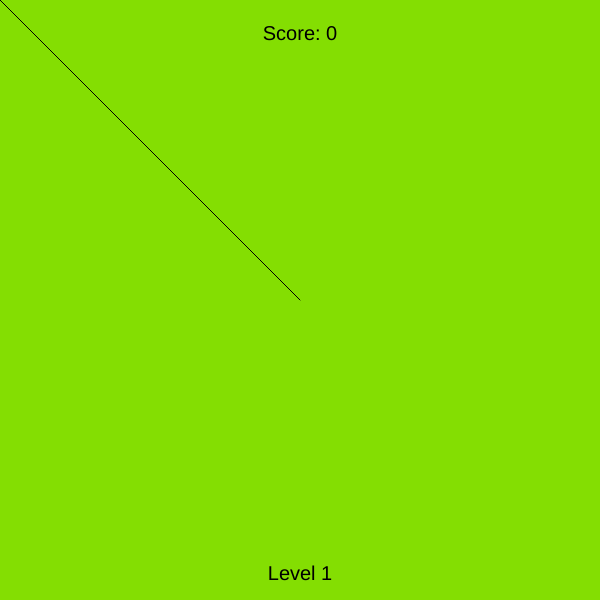
Frame 1 (no input)
Frame 60 (no input): identical to frame 1, image omitted
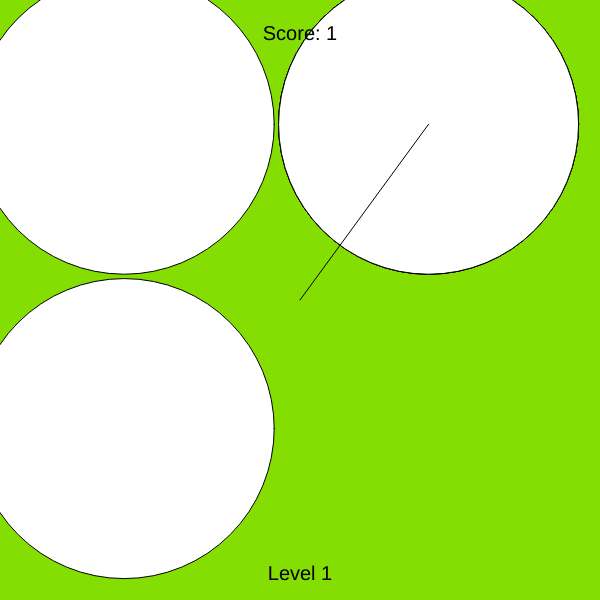
Frame 120 (the mouse pressed at the canvas centre since frame 60)

The p5.js sketch that drew these frames (run headless with seeded random() and noise() and a simulated clock; from frame 60 on, the mouse is pressed at the canvas centre):

// p5.js sketch
// ── sketch.js
var ballx = 300;
var bally = 300;
var ballSize = 40;
var score =0;
var gameState= "L1";


function setup() {
  createCanvas(600, 600);
  textAlign(CENTER);
  textSize(20);
} // end setup


function draw() {
  background(132,222,2);
  if (gameState=="L1"){
  levelOne();
  } 
  if (gameState=="L2"){
   levelTwo(); 
  }
  if (gameState=="L3"){
   levelThree(); 
  }
  
  text(("Score: " + score), width/2, 40);
  

} // end draw


function levelOne(){
  text("Level 1", width/2, height-20);
  var distToBall= dist(ballx, bally, mouseX, mouseY);
  if (distToBall <ballSize/2){
    ballx = random(width);
    bally= random(height);
    score= score +1;
  }
  if(score>5){
// call level 2
 // fill(random(255));
 gameState= "L2";
  }
  ellipse(bally,bally, mouseX)
  ellipse(ballx, bally, mouseY)
  ellipse(bally, ballx, mouseX)
  ellipse(ballx, bally, mouseY)
  ellipse(ballx, bally, mouseY);
  ellipse(ballx, bally, mouseX);
  line(ballx, bally, mouseX,mouseY)
  
} // end level one

function levelTwo(){
  background(132,222,2);
  text("Level 2", width/2, height-20);
  var distToBall= dist(ballx, bally, mouseX, mouseY);
  if (distToBall <ballSize/2){
    ballx = random(width);
    bally= random(height);
    score= score +1;
  }
  if(score>10){
// lvel 3
   gameState = "L3";

  }
  ellipse(ballSize,ballSize,mouseX, mouseY)
  ellipse(ballSize,ballSize,mouseY, mouseX)
  ellipse(bally,bally, mouseX)
  ellipse(ballx, bally, mouseY)
  ellipse(bally, ballx, mouseX)
  ellipse(ballx, bally, mouseY)
  ellipse(ballx, bally, mouseY);
  ellipse(ballx, bally, mouseX);
  ellipse(ballx, bally, mouseX);
  (ballx, bally, mouseX, mouseY);
} // end level two

function levelThree(){
    background(132, 222, 2);
  text("Level 3", width/2, height-20);
  var distToBall= dist(ballx, bally, mouseX, mouseY);
  if (distToBall <ballSize/2){
    ballx = random(width);
    bally= random(height);
    ballSize=ballSize -1;
    score= score +1;
  }
  if(score>15){
// level 4
//   gameState = "L4";
   

  }
  ellipse(ballSize,ballSize,mouseX, mouseY)
  ellipse(ballSize,ballSize,mouseY, mouseX)
  ellipse(ballSize,ballSize,mouseX, mouseY)
  ellipse(ballSize,ballSize,mouseY, mouseX)
  ellipse(ballSize,ballSize,mouseX, mouseY)
  ellipse(ballSize,ballSize,mouseY, mouseX)
  ellipse(bally,bally, mouseX)
  ellipse(ballx, bally, mouseY)
  ellipse(bally, ballx, mouseX)
  ellipse(ballx, bally, mouseY)
  ellipse(ballx, bally, mouseY);
  ellipse(ballx, bally, mouseX);
  ellipse(ballx, bally, mouseX);
  (ballx, bally, mouseX, mouseY);
} // end level thre
